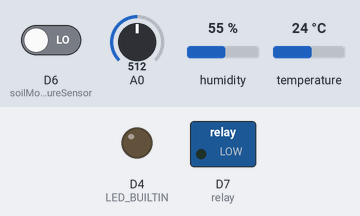
A sketch run on a simulated ESP8266 (NodeMCU). On the bench: switched loads named in the sketch (green lamp = pin HIGH), output pins drawn as LEDs (lit = HIGH, except the on-board LED, lit = LOW). The test bench sets the inputs (shaded band); at power-on: D6 (soilMoistureSensor) LOW, A0 = 512, humidity 55 %, temperature 24 °C. What the sketch prints to the serial monitor is not drawn.

Above: at 1.2 s.
1.3 s: D6 (soilMoistureSensor) driven HIGH
At 6.1 s:
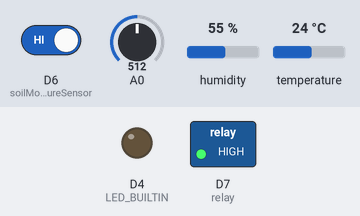
12.3 s: A0 set to 219
18.9 s: A0 set to 182
At 24.4 s:
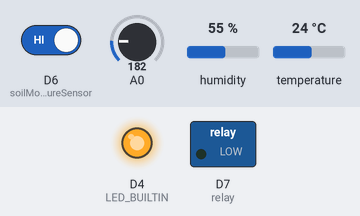
Timing chart, 0 to 25.9 s (numbered marks = the images above; inputs shaded):
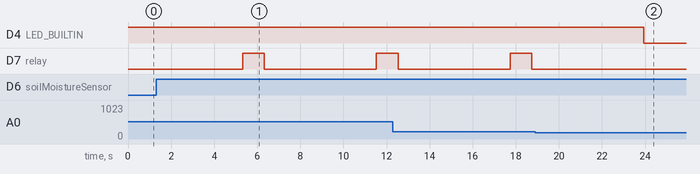

Measured:
- the behaviour switches between 201 and 200 on A0 (found by bisection; images 1 and 2)
- after the input at 1.3 s, D7 (relay): LOW → HIGH after 4.0 s, → LOW 1.0 s later, → HIGH 5.2 s later
- after the input at 18.9 s, D4 (LED_BUILTIN): HIGH → LOW after 5.0 s; D7 (relay): stops changing and stays LOW

The sketch:

automatizare_2.ino
```cpp
// Librarie folosita pentru DHT11
#include <DHT.h>

//definire pini utilizati
#define soilMoistureSensor D6// Pin senzor de umiditate in sol
#define relay D7 // Pin releu pompa
#define waterLevelSensor 0 // Pin senzor de nivel al apei
#define DHTPIN D5 // Pin senzor de temperatura si umiditate

// Defineste tipul senzorului folosit ("DHT11")
#define DHTTYPE DHT11

// Initiere senzor DHT11
DHT dht(DHTPIN, DHTTYPE);


float timpUdarePlanta = 20;

void setup() {
  //## Setari Senzor umiditate si temperatura
  // Pornire senzorul
  dht.begin();
  //##

  //## Setari NodeMCU
  // Initiere interfata serial
  Serial.begin(9600);
  // Setare pin inclus ca pin de iesire
  pinMode(LED_BUILTIN, OUTPUT);
  digitalWrite(LED_BUILTIN, HIGH);
  //##
}

void loop() {
  int umiditateSol = citesteUmiditateSol();
  int nivelApaInVas = citesteNivelApaInVas();
  float umiditateExterior = citesteUmiditateExterior();
  float temperaturaExterior = citesteTempExterior();

  Serial.print("|Status sistem: ");
  Serial.print("Pregatit");

// Serial.println(analogRead(waterLevelSensor));

  Serial.print("|Umiditate in sol: ");
  Serial.print(umiditateSol);

  Serial.print("|Umiditate in exterior: ");
  Serial.print(umiditateExterior);
  Serial.print(" %");

  Serial.print("|Temperatura in exterior: ");
  Serial.print(temperaturaExterior);
  Serial.print(" °C");

  Serial.print("|nivelApaInVas: ");
  Serial.print(nivelApaInVas);


  //Daca umiditate din sol este sub pragul acceptat
  if (umiditateSol == 1) { //senzorul are ca output valoarea 1 cand solul nu este umed si valoarea 0 cand solul este umed
    Serial.println();
    Serial.println("Umiditate redusa. Initializez procesul de udare a plantei.");
    //Verifica daca in vas este apa
    if (nivelApaInVas >200) {
      Serial.println("Este prezenta apa in vas. Pornire pompa");
      // Stinge ledul se status de pe NodeMcu
      digitalWrite(LED_BUILTIN, HIGH);
      //Porneste pompa pentru intervalul de timp de udare
      startPompa(timpUdarePlanta);
//
    }
    else {
      Serial.println("Nu pot uda planta, pentru ca nu este apa in vas");
      //Altfel porneste ledul de pe NodeMcu in semn de alerta ca in vas nu mai este apa
      digitalWrite(LED_BUILTIN, LOW);
    }
  }
  else {
          Serial.println("Solul este destul de umed. Nu necesita apa");

    }
  // Reia procesul odata la 5 secunde
  delay(5000);
}

void startPompa(int timpUdarePlanta) {

    //## Setari RELEU
  // Defineste pinul relay ca fiind unul de iesire
  pinMode(relay, OUTPUT);
  // pentru ca este un releu activ doar daca simte semnal pe pinul de semnal, atunci aplica tensiune maxima pe pin relay

  //-> MODIFICARE DIN LOW IN HIGH CA SA INCHIDEM CONTACTUL
  // Pune pompa in functiune
  digitalWrite(relay, HIGH );

  // Functioneaza cat timp primeste ca parametru
  delay(1000);
//  pinMode(relay, INPUT);
  digitalWrite(relay, LOW );

}

int citesteUmiditateSol() {
  // Citeste valoare areturnata de pin-ul analog A0 si transpune-o in intervalul 0, 100, deoarece ea este citita in intervalul 0, 1024
  return (digitalRead(soilMoistureSensor));
}

int citesteNivelApaInVas() {
  // Citeste valoarea returnata de pin-ul senzorului
  int nivelApaInVas = analogRead(waterLevelSensor);
  return (analogRead(waterLevelSensor));

}

float citesteTempExterior() {
  return dht.readTemperature();
}

float citesteUmiditateExterior() {
  return dht.readHumidity();
}
```
